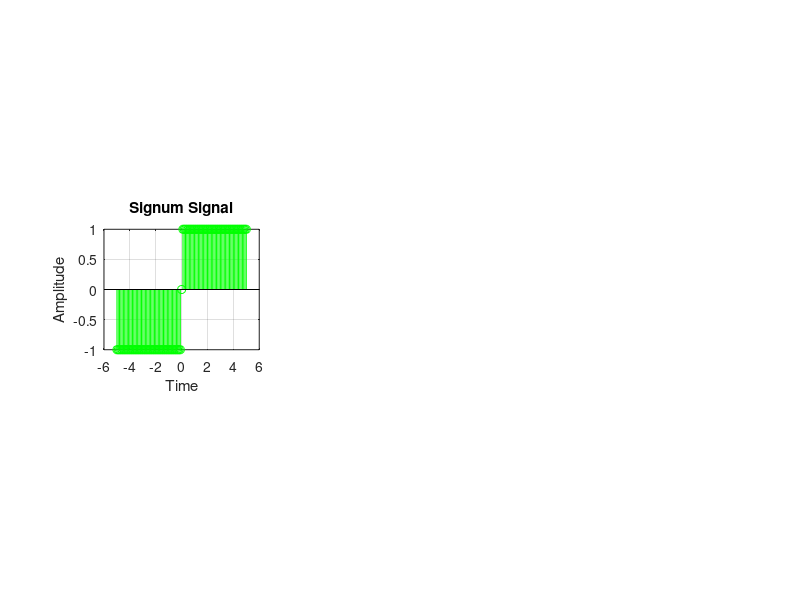

Write the MATLAB code that produced this figure.
% SIGNUM SIGNAL (=1 when t>0; =0 when t=0; =-1 when t<0)
t=-5:0.1:5;
x1=1;
x2=0;
x3=-1;
x=x1.*(t>0)+x2.*(t==0)+x3.*(t<0);
subplot(3,3,4);
stem(t,x,'g');
xlabel('Time');
ylabel('Amplitude');
title('Signum Signal');
grid on;
